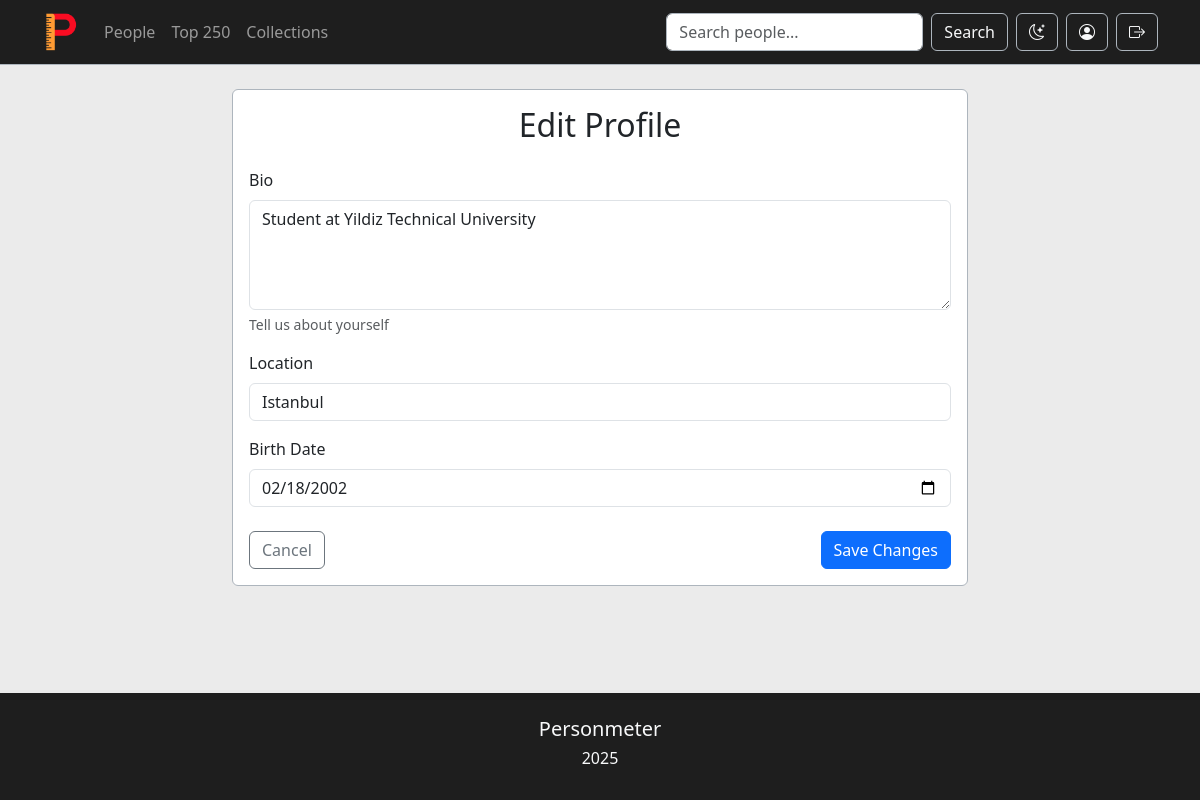
Page /profile/edit/ (signed in) on the committed database.
### core/models.py (models this page shows, shortened)
class UserProfile(models.Model):
    user = models.OneToOneField(User, on_delete=models.CASCADE, related_name='profile')
    bio = models.TextField(max_length=500, blank=True)
    location = models.CharField(max_length=100, blank=True)
    birth_date = models.DateField(null=True, blank=True)
    favorite_persons = models.ManyToManyField(Person, through='Favorite', related_name='favorited_by')
    created_at = models.DateTimeField(auto_now_add=True)
    updated_at = models.DateTimeField(auto_now=True)

### core/views.py (the view)
# urls.py: path('profile/edit/', views.ProfileEditView.as_view(), name='profile_edit'),
class ProfileEditView(LoginRequiredMixin, UpdateView):
    model = UserProfile
    template_name = 'core/profile_edit.html'
    fields = ['bio', 'location', 'birth_date']
    success_url = reverse_lazy('profile')
    def get_object(self):
        return self.request.user.profile

### core/templates/core/profile_edit.html (shortened to what this page needs)
{% extends 'core/base.html' %}
{% block content %}
<div class="row justify-content-center">
    <div class="col-md-8">
        <div class="card border-dark-subtle">
            <div class="card-body">
                <h2 class="card-title text-center mb-4">Edit Profile</h2>
                <form method="post" novalidate>
                    <div class="mb-3">
                        <label for="{{ form.bio.id_for_label }}" class="form-label">Bio</label>
                        <textarea name="bio" class="form-control {% if form.bio.errors %}is-invalid{% endif %}"
                                id="{{ form.bio.id_for_label }}" rows="4">{{ form.bio.value|default:'' }}</textarea>
                        <div class="form-text">Tell us about yourself</div>
                    </div>
                    <div class="mb-3">
                        <label for="{{ form.location.id_for_label }}" class="form-label">Location</label>
                        <input type="text" name="location" class="form-control {% if form.location.errors %}is-invalid{% endif %}"
                               id="{{ form.location.id_for_label }}" value="{{ form.location.value|default:'' }}">
                    </div>
                    <div class="mb-4">
                        <label for="{{ form.birth_date.id_for_label }}" class="form-label">Birth Date</label>
                        <input type="date" name="birth_date" class="form-control {% if form.birth_date.errors %}is-invalid{% endif %}"
                               id="{{ form.birth_date.id_for_label }}" value="{{ form.birth_date.value|date:'Y-m-d'|default:'' }}">
                    </div>
                    <div class="d-flex justify-content-between">
                        <a href="{% url 'profile' %}" class="btn btn-outline-secondary">Cancel</a>
                        <button type="submit" class="btn btn-primary">Save Changes</button>
                    </div>
                </form>
            </div>
        </div>
    </div>
</div>
{% endblock %}

### core/templates/core/base.html (style rules this page uses)
[data-bs-theme="light"] body { background-color: #ebebeb; }

### rows in the picture
UserProfile: bio "Student at Yildiz Technical University", location "Istanbul", birth_date "02/18/2002"
